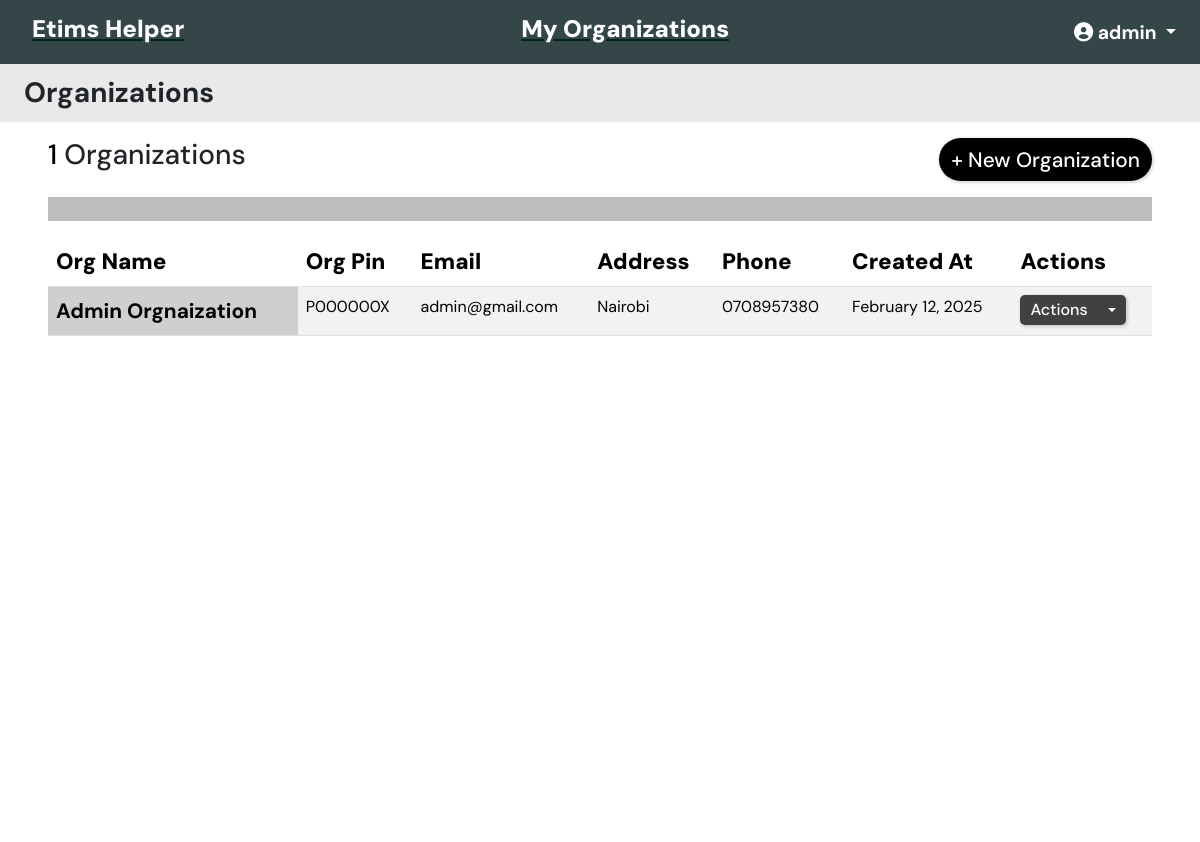
The app's page /api/organization/ (signed in) with its own data.
### organization/models.py (models this page shows, shortened)
class Organization(BaseModel):
    user = models.ManyToManyField(User,  related_name="organizations")
    organization_name = models.CharField(max_length=50, unique=True)
    organization_pin = models.CharField(
        max_length=50,  unique=True)
    organization_email = models.EmailField(max_length=50)
    organization_physical_address = models.CharField(max_length=100)
    organization_phone = models.CharField(max_length=13)
    def __str__(self):
        return self.organization_name

### organization/views.py (the view, shortened to what this page needs)
# urls.py: path("", views.organization_list, name="organization_list"),
@login_required
def organization_list(request):
    try:
        organizations = Organization.objects.filter(user=request.user)
        print(organizations)
        form = OrganizationForm()
        return render(
            request,
            "organization/organization_list.html",
            {"organizations": organizations, "form": form}
        )
    except Exception as e:
        return JsonResponse({"success": False, "errors": str(e)})

### organization/templates/organization/organization_list.html (shortened to what this page needs)
{% extends "main.html" %}
{% load bootstrap5 %}
{% block content %}
{% include 'res_nav.html' %}
<div class="container-fluid p-0 pt-2 part-upper" style="min-height: 90vh;">
    <div class="d-flex justify-content-between align-items-center py-1 px-4  part-upper">
        <h3><strong class="">Organizations</strong></h3>
    </div>
    <div class="container-fluid px-5" style="min-height: 90vh; background-color: white;">
        <div class="d-flex justify-content-between align-items-center p-0 pt-3">
            <h3><span style="color: #000000;">{{ organizations.count }}</span> Organizations</h3>
            <div>
                <button type="button" class="btn add" data-toggle="modal" data-target="#organizationModal">
                    + New Organization
                </button>
            </div>
        </div>
        <hr class="hr-style" />
        <div class="organization-list">
            <table class="table table-striped">
                <thead class="thead-dark">
                    <tr>
                        <th scope="col">Org Name</th>
                        <th scope="col">Org Pin</th>
                        <th scope="col">Email</th>
                        <th scope="col">Address</th>
                        <th scope="col">Phone</th>
                        <th scope="col">Created At</th>
                        <th scope="col">Actions</th>
                    </tr>
                </thead>
                <tbody class="org-list">
                    {% for org in organizations %}
                    <tr id="org-{{ org.id }}" class="align-items-center justify-center lines">
                        <td class="td-header">
                            <a href="{% url 'organization:organization_detail' org.id %}" class="a-style">
                                <strong class="td_title">{{ org.organization_name }}</strong>
                            </a>
                        </td>
                        <td>{{ org.organization_pin }}</td>
                        <td>{{ org.organization_email }}</td>
                        <td>{{ org.organization_physical_address }}</td>
                        <td>{{ org.organization_phone }}</td>
                        <td>{{ org.created_at|date:"F j, Y" }}</td>
                        <td>
                            <div class="dropdown">
                                <button class="btn btn-secondary btn-sm dropdown-toggle a-btn" type="button"
                                    id="dropdownMenuButton-{{ org.id }}" data-bs-toggle="dropdown"
                                    aria-expanded="false">
                                    Actions
                                </button>
                            </div>
                        </td>
                    </tr>
                    {% endfor %}
                </tbody>
            </table>
        </div>
    </div>
</div>
{% endblock %}

### templates/res_nav.html (shortened to what this page needs)
<nav class="navbar navbar-expand-lg navcolor">
    <div class="container-fluid navbar-x">
        <a href="{% url 'organization:organization_list' %}" class="nav-a" style="color: #00251D !important">
            <h1 class="navlogo">
                Etims Helper
            </h1>
        </a>
        <div class="collapse navbar-collapse" id="navbarSupportedContent">
            <ul class="navbar-nav me-auto mb-2 mb-lg-0 bg-tr mr-3">
                <li class="nav-item">
                    <a href="{% url 'organization:organization_list' %}" class="nav-a"
                        style="color: #00251D !important">
                        <h1 class="navlogo">
                            My Organizations
                        </h1>
                    </a>
                </li>
                <li class="nav-item dropdown" ">
                    <a class=" nav-link dropdown-toggle" href="#" id="navbarDropdown" role="button"
                    data-bs-toggle="dropdown" aria-expanded="false" style="color: white !important;">
                    {% if request.user.profile %}
                    <img src=" {{ request.user.username}}" class="rounded-circle z-depth-0" style="max-width:100%;
                            max-height:100%;">
                    {% else %}
                    <i class="fa fa-user-circle"></i>&nbsp;{{request.user.username}}
                    {%endif%}
                    </a>
                </li>
            </ul>
        </div>
    </div>
</nav>

### static/css/main.css (style rules this page uses)
* { font-family: "DM Sans", -apple-system, BlinkMacSystemFont, "Segoe UI", Roboto, Oxygen, Ubuntu, Cantarell, "Open Sans", "Helvetica Neue", sans-serif; margin: 0; padding: 0; box-sizing: border-box; text-rendering: optimizeLegibility; }
html { background: #9e9e9e; background: -webkit-linear-gradient(to right, #D4D3DD, #d1d1d1); background: linear-gradient(to right, #D4D3DD, #d1d1d1); }
.bg-tr { width: 100%; display: flex; align-items: center; justify-content: space-between; }
.navcolor { padding: 0% !important; }
.navlogo { font-weight: 900; font-size: 1.5rem; color: white !important; }
.part-upper { background-color: #e9e9e9; }
.navbar-x { display: flex; align-items: center; justify-content: space-between; width: 100%; padding: 0.7rem 1rem 0.5rem 2rem; background-color: #354649 !important; color: white !important; }
.nav-item a { color: black; font-weight: bold; font-size: 1.2rem; }
.btn { background-color: transparent; border: none; display: inline-flex; align-items: center; gap: 1rem; cursor: pointer; color: white; transition: all ease-in-out 0.3s; border-radius: 5px; box-shadow: 1px 1px 3px 1px rgba(0, 0, 0, 0.15); font-weight: 500; }
.td-header { display: flex; flex-direction: row; padding-bottom: 0%; align-items: center; justify-content: space-between; color: rgb(0, 0, 0) !important; background-color: #dadada !important; }
.td-header a { color: rgb(0, 0, 0) !important; }
.add { border-radius: 25px; font-weight: 500; padding: auto 15px; font-size: 1.3rem; background-color: #000000; color: white !important; }
.a-btn { padding: 3px 10px; background-color: #414141; color: white; font-size: 1rem; }
.a-style { text-decoration: none; color: #000000; }
.thead-dark { font-size: 1.4rem; }
.thead-dark th { font-weight: 900 !important; }
.hr-style { color: #000 !important; background-color: #000000 !important; height: 1.5rem !important; }
.lines td { align-items: center; overflow-wrap: normal; max-height: fit-content; }
.td_title { font-size: 1.3rem; }

### records on screen
Organization: organization_name "Admin Orgnaization", organization_pin "P000000X", organization_email "admin@gmail.com", organization_physical_address "Nairobi", organization_phone "0708957380", created_at "February 12, 2025"

### other values on screen
{{ request.user.username }} "admin"
{{ organizations.count }} "1"
